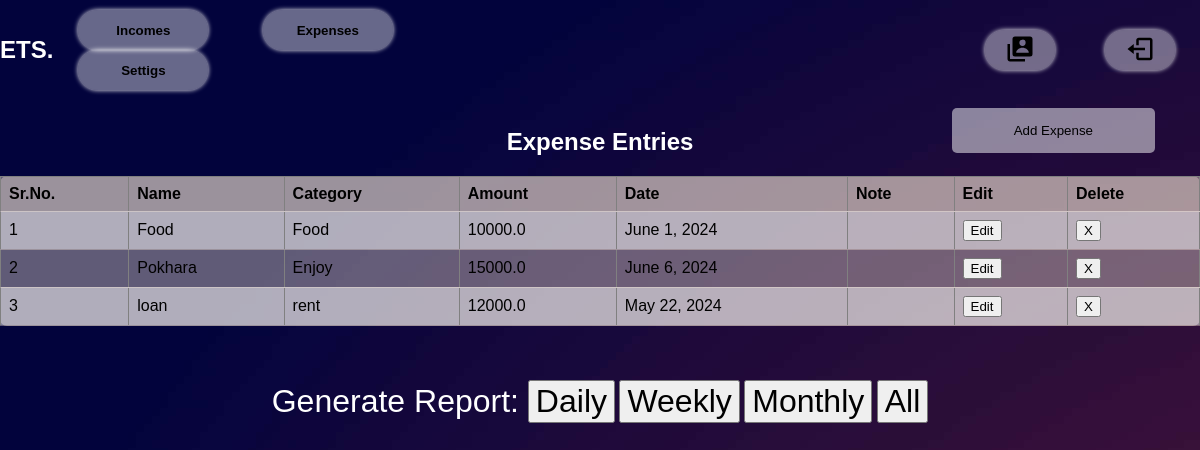
The app's page /expenses (signed in) with its own data.
### FinTech/models.py (models this page shows, shortened)
class Expense(models.Model):
    user =models.ForeignKey(User,  related_name='Exp_user_name', on_delete=models.CASCADE)
    name= models.CharField(max_length=50)
    date = models.DateField(default=date.today())
    amount= models.FloatField()
    category = models.ForeignKey(ExpenseCategory, related_name='expense_catg', on_delete=models.CASCADE)
    note=models.TextField()

class ExpenseCategory(models.Model):
    name = models.CharField(max_length=50)
    user = models.ForeignKey(User, related_name='user_exp_catg', on_delete=models.CASCADE)
    def __str__(self):
        return self.name

### FinTech/views.py (the view, shortened to what this page needs)
# urls.py: path('expenses',views.expenses,name="expenses"),
def expenses(request):
    if request.user.is_authenticated:
        expenses_catg= ExpenseCategory.objects.filter(user=request.user.id)
        expenses= Expense.objects.filter(user=request.user.id)
        return render(request,"expense.html",{"categories":expenses_catg,"expenses":expenses})
    else:
        return redirect("/")

### templates/expense.html (shortened to what this page needs)
{% load static %}
<!DOCTYPE html>
<html>
<head>
    <link rel="stylesheet" href="{% static './expense.css' %}">
    <link rel="stylesheet" href="{% static 'nav.css' %}">
</head>
<body>
    <nav class="nav">
        <a href="/dashboard" id="logo"><h1>ETS.</h1></a>
         <div class="nav-button">
             <button class="btn" id="Income" onclick="location.href='/incomes'">Incomes</button>
             <button class="btn" id="Expense" onclick="location.href='/expenses'">Expenses</button>
             <button class="btn" id="Setting" onclick="location.href='/settings'">Settigs</button>
         </div>
         <div class="nav-logo">
             <button class="btn left" id="Profile" onclick="location.href='/profile'"><img/></button>
             <button class="btn left" id="Logout" onclick="location.href='/logout'"><img/></button>
         </div>
     </nav>
     <br>
    <button id="addIncomeButton" onclick="showIncomeForm()">Add Expense</button>
    <h2 style="color: white;">Expense Entries</h2>
    <table id="incomeTable" border="1">
        <tr>
            <th>Sr.No.</th>
            <th>Name</th>
            <th>Category</th>
            <th>Amount</th>
            <th>Date</th>
            <th>Note</th>
            <th>Edit</th>
            <th>Delete</th>
        </tr>
        {% for expense in expenses %}
        <tr>
            <td>{{forloop.counter}}</td>
            <td>{{expense.name}}</td>
            <td>{{expense.category}}</td>
            <td>{{expense.amount}}</td>
            <td>{{expense.date}}</td>
            <td>{{expense.note}}</td>
            <td>
                <div class="rem">
                    <button type="button" onclick="location.href='/edit-expense/{{expense.id}}' ">
                        <span class="glyphicon glyphicon-trash">Edit</span>
                    </button>
                </div>
            </td>
            <td>
                <div class="rem">
                    <button type="button" onclick="location.href='/delete-expense/{{expense.id}}' ">
                        <span class="glyphicon glyphicon-trash">X</span>
                    </button>
                </div>
            </td>
        </tr>
        {% endfor %}
    </table>
    <br><br><br>
    <div style="position: relative; text-align: center;">
        <label style="font-size: 2em; color: white;" for="date">Generate Report: </label>
        <button style="font-size: 2em;align-self: center;" type="button" onclick="location.href='/expense-report/daily' ">
            <span class="glyphicon glyphicon-trash"> Daily </span>
        </button>
        <button style="font-size: 2em;align-self: center;" type="button" onclick="location.href='/expense-report/weekly' ">
            <span class="glyphicon glyphicon-trash"> Weekly </span>
        </button>
        <button style="font-size: 2em;align-self: center;" type="button" onclick="location.href='/expense-report/monthly' ">
            <span class="glyphicon glyphicon-trash"> Monthly </span>
        </button>
        <button style="font-size: 2em;align-self: center;" type="button" onclick="location.href='/expense-report/alltime' ">
            <span class="glyphicon glyphicon-trash"> All </span>
        </button>
    </div>
</body>
</html>

### static/expense.css (style rules this page uses)
body { min-height: 100vh; background: url(dark-gradient.jpg); }
#addIncomeButton { position: absolute; right: 45px; background-color: rgba(255, 255, 255, 0.5); padding: 15px 62px; border: none; border-radius: 5px; }
h1 { color: white; }
h2 { text-align: center; color:black; }
#incomeTable { border-collapse: collapse; width: 100%; background-color: rgba(250, 235, 215, 0.379); border-radius: 7px; border-color: none; }
#incomeTable th, #incomeTable td { padding: 8px; text-align: left; border-bottom: 1px solid rgba(250, 235, 215, 0.379); }
#incomeTable th { background-color: rgba(250, 235, 215, 0.379); }
#incomeTable tr:nth-child(even) { background-color: rgba(255, 255, 255, 0.5); }

### static/nav.css (style rules this page uses)
body { font-family: Arial, sans-serif; margin: 0; padding: 0; background: url(dark-gradient.jpg); }
.nav { display: flex; width: 100%; justify-content: center; align-items: center; margin-top: 10px; }
.nav-logo { display: flex; flex-direction: row; justify-content: center; align-items: center; color: #ffffff; margin-right: 0px; margin-left: 490px; }
#logo { text-decoration: none; color: #ffffff; }
.left { width: 130px; height: 40px; font-weight: 700; background: rgba(255, 255, 255, 0.4); border: none; border-radius: 30px; cursor: pointer; transition: .3s ease; margin: 0 25px; box-shadow: 0 0 5px rgb(255, 254, 254); }
.nav-button .btn { width: 130px; height: 40px; font-weight: 700; background: rgba(255, 255, 255, 0.4); border: none; border-radius: 30px; cursor: pointer; transition: .3s ease; margin: 0 25px; box-shadow: 0 0 5px rgb(255, 254, 254); }
#Logout { width: 70px; }
#Profile { width: 70px; }

### records on screen
Expense: name "Food", category "Food", amount "10000.0", date "June 1, 2024"
Expense: name "Pokhara", category "Enjoy", amount "15000.0", date "June 6, 2024"
Expense: name "loan", category "rent", amount "12000.0", date "May 22, 2024"
